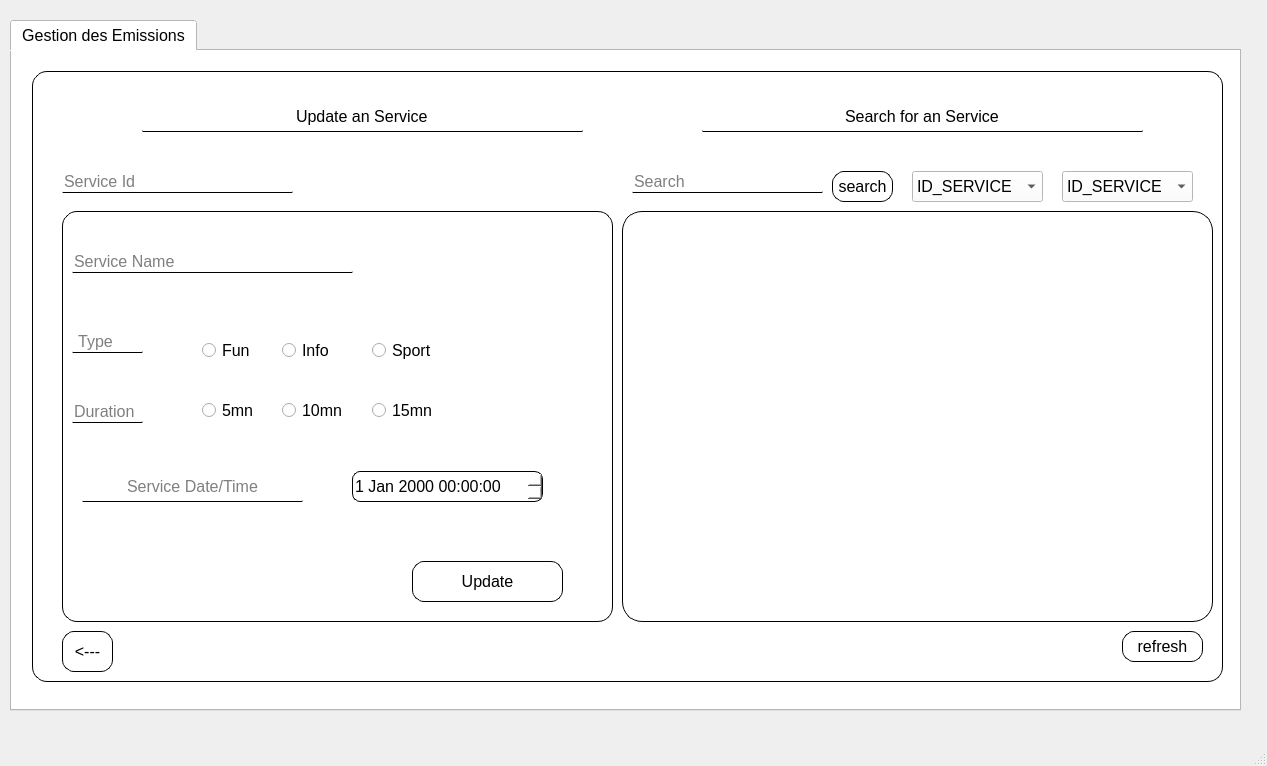
<?xml version="1.0" encoding="UTF-8"?>
<ui version="4.0">
 <class>MainWindow</class>
 <widget class="QMainWindow" name="MainWindow">
  <property name="geometry">
   <rect>
    <x>0</x>
    <y>0</y>
    <width>1267</width>
    <height>766</height>
   </rect>
  </property>
  <property name="windowTitle">
   <string>MainWindow</string>
  </property>
  <widget class="QWidget" name="centralwidget">
   <widget class="QTabWidget" name="tabWidget">
    <property name="geometry">
     <rect>
      <x>10</x>
      <y>20</y>
      <width>1231</width>
      <height>691</height>
     </rect>
    </property>
    <property name="maximumSize">
     <size>
      <width>1231</width>
      <height>691</height>
     </size>
    </property>
    <property name="styleSheet">
     <string notr="true">background-color:white;
font-size:16px;</string>
    </property>
    <property name="currentIndex">
     <number>0</number>
    </property>
    <widget class="QWidget" name="Emissions">
     <attribute name="title">
      <string>Gestion des Emissions</string>
     </attribute>
     <widget class="QStackedWidget" name="stackedWidget_crud">
      <property name="geometry">
       <rect>
        <x>10</x>
        <y>0</y>
        <width>1201</width>
        <height>651</height>
       </rect>
      </property>
      <property name="styleSheet">
       <string notr="true">background-color:white;</string>
      </property>
      <property name="currentIndex">
       <number>1</number>
      </property>
      <widget class="QWidget" name="page">
       <widget class="QRadioButton" name="add_emission_type_fun">
        <property name="geometry">
         <rect>
          <x>300</x>
          <y>240</y>
          <width>71</width>
          <height>18</height>
         </rect>
        </property>
        <property name="styleSheet">
         <string notr="true">background-color:white;
</string>
        </property>
        <property name="text">
         <string>Fun</string>
        </property>
       </widget>
       <widget class="QLineEdit" name="lineEdit">
        <property name="geometry">
         <rect>
          <x>370</x>
          <y>30</y>
          <width>441</width>
          <height>31</height>
         </rect>
        </property>
        <property name="styleSheet">
         <string notr="true">border-radius:1px;
background-color:white;
border-bottom:1px solid;
text-align:center;

</string>
        </property>
        <property name="text">
         <string>Add an Service</string>
        </property>
        <property name="alignment">
         <set>Qt::AlignCenter</set>
        </property>
        <property name="readOnly">
         <bool>true</bool>
        </property>
       </widget>
       <widget class="QLineEdit" name="add_emission_id">
        <property name="geometry">
         <rect>
          <x>201</x>
          <y>107</y>
          <width>281</width>
          <height>22</height>
         </rect>
        </property>
        <property name="styleSheet">
         <string notr="true">background-color:white;
border-radius:1px;
border-bottom:1px double;</string>
        </property>
        <property name="alignment">
         <set>Qt::AlignLeading|Qt::AlignLeft|Qt::AlignVCenter</set>
        </property>
        <property name="placeholderText">
         <string>Service Id</string>
        </property>
       </widget>
       <widget class="QRadioButton" name="add_emission_duration_5">
        <property name="geometry">
         <rect>
          <x>300</x>
          <y>290</y>
          <width>71</width>
          <height>18</height>
         </rect>
        </property>
        <property name="styleSheet">
         <string notr="true">background-color:white;
</string>
        </property>
        <property name="text">
         <string>5mn</string>
        </property>
       </widget>
       <widget class="QLineEdit" name="add_emission_name">
        <property name="geometry">
         <rect>
          <x>201</x>
          <y>161</y>
          <width>281</width>
          <height>22</height>
         </rect>
        </property>
        <property name="styleSheet">
         <string notr="true">background-color:white;
border-radius:1px;
border-bottom:1px double;</string>
        </property>
        <property name="alignment">
         <set>Qt::AlignLeading|Qt::AlignLeft|Qt::AlignVCenter</set>
        </property>
        <property name="placeholderText">
         <string>Service Name</string>
        </property>
       </widget>
       <widget class="QRadioButton" name="add_emission_duration_10">
        <property name="geometry">
         <rect>
          <x>380</x>
          <y>290</y>
          <width>71</width>
          <height>18</height>
         </rect>
        </property>
        <property name="styleSheet">
         <string notr="true">background-color:white;
</string>
        </property>
        <property name="text">
         <string>10mn</string>
        </property>
       </widget>
       <widget class="QLineEdit" name="duree">
        <property name="geometry">
         <rect>
          <x>201</x>
          <y>289</y>
          <width>71</width>
          <height>22</height>
         </rect>
        </property>
        <property name="styleSheet">
         <string notr="true">background-color:white;
border-radius:1px;
border-bottom:1px double;</string>
        </property>
        <property name="alignment">
         <set>Qt::AlignLeading|Qt::AlignLeft|Qt::AlignVCenter</set>
        </property>
        <property name="readOnly">
         <bool>true</bool>
        </property>
        <property name="placeholderText">
         <string>Duration</string>
        </property>
       </widget>
       <widget class="QRadioButton" name="add_emission_type_sport">
        <property name="geometry">
         <rect>
          <x>470</x>
          <y>240</y>
          <width>83</width>
          <height>18</height>
         </rect>
        </property>
        <property name="styleSheet">
         <string notr="true">background-color:white;
</string>
        </property>
        <property name="text">
         <string>Sport</string>
        </property>
       </widget>
       <widget class="QRadioButton" name="add_emission_type_info">
        <property name="geometry">
         <rect>
          <x>380</x>
          <y>240</y>
          <width>83</width>
          <height>18</height>
         </rect>
        </property>
        <property name="styleSheet">
         <string notr="true">background-color:white;
</string>
        </property>
        <property name="text">
         <string>Info</string>
        </property>
       </widget>
       <widget class="QRadioButton" name="add_emission_duration_15">
        <property name="geometry">
         <rect>
          <x>470</x>
          <y>290</y>
          <width>71</width>
          <height>18</height>
         </rect>
        </property>
        <property name="styleSheet">
         <string notr="true">background-color:white;
</string>
        </property>
        <property name="text">
         <string>15mn</string>
        </property>
       </widget>
       <widget class="QDateTimeEdit" name="dateTimeEdit">
        <property name="geometry">
         <rect>
          <x>460</x>
          <y>350</y>
          <width>191</width>
          <height>31</height>
         </rect>
        </property>
        <property name="styleSheet">
         <string notr="true">background-color:white;
border-radius:8px;
border:1px solid;</string>
        </property>
       </widget>
       <widget class="QLineEdit" name="type">
        <property name="geometry">
         <rect>
          <x>201</x>
          <y>235</y>
          <width>71</width>
          <height>22</height>
         </rect>
        </property>
        <property name="styleSheet">
         <string notr="true">background-color:white;
border-radius:1px;
border-bottom:1px double;</string>
        </property>
        <property name="alignment">
         <set>Qt::AlignLeading|Qt::AlignLeft|Qt::AlignVCenter</set>
        </property>
        <property name="readOnly">
         <bool>true</bool>
        </property>
        <property name="placeholderText">
         <string> Type</string>
        </property>
       </widget>
       <widget class="QLineEdit" name="date">
        <property name="geometry">
         <rect>
          <x>200</x>
          <y>350</y>
          <width>191</width>
          <height>22</height>
         </rect>
        </property>
        <property name="styleSheet">
         <string notr="true">background-color:white;
border-radius:1px;
border-bottom:1px double;</string>
        </property>
        <property name="alignment">
         <set>Qt::AlignLeading|Qt::AlignLeft|Qt::AlignVCenter</set>
        </property>
        <property name="readOnly">
         <bool>true</bool>
        </property>
        <property name="placeholderText">
         <string>Service Date/Time</string>
        </property>
       </widget>
       <widget class="QLabel" name="label_9">
        <property name="geometry">
         <rect>
          <x>160</x>
          <y>10</y>
          <width>891</width>
          <height>641</height>
         </rect>
        </property>
        <property name="styleSheet">
         <string notr="true">background-color:white;
border-radius:15px;
border:0.5px solid;</string>
        </property>
        <property name="text">
         <string/>
        </property>
       </widget>
       <widget class="QPushButton" name="delete_emission">
        <property name="geometry">
         <rect>
          <x>870</x>
          <y>590</y>
          <width>151</width>
          <height>41</height>
         </rect>
        </property>
        <property name="styleSheet">
         <string notr="true">
QPushButton{background-color:white;
border-radius:12px;
border-color:black;
border:1px solid;
}
QPushButton:hover
{
background-color:lightgray;
}</string>
        </property>
        <property name="text">
         <string>Delete</string>
        </property>
       </widget>
       <widget class="QLineEdit" name="lineEdit_8">
        <property name="geometry">
         <rect>
          <x>200</x>
          <y>510</y>
          <width>281</width>
          <height>22</height>
         </rect>
        </property>
        <property name="styleSheet">
         <string notr="true">background-color:white;
border-radius:1px;
border-bottom:1px double;</string>
        </property>
        <property name="alignment">
         <set>Qt::AlignLeading|Qt::AlignLeft|Qt::AlignVCenter</set>
        </property>
        <property name="placeholderText">
         <string>Service Id</string>
        </property>
       </widget>
       <widget class="QLineEdit" name="lineEdit_7">
        <property name="geometry">
         <rect>
          <x>370</x>
          <y>440</y>
          <width>441</width>
          <height>31</height>
         </rect>
        </property>
        <property name="styleSheet">
         <string notr="true">border-radius:1px;
background-color:white;
border-bottom:1px solid;
text-align:center;

</string>
        </property>
        <property name="text">
         <string>Delete an Service</string>
        </property>
        <property name="alignment">
         <set>Qt::AlignCenter</set>
        </property>
        <property name="readOnly">
         <bool>true</bool>
        </property>
       </widget>
       <widget class="QPushButton" name="next_crud">
        <property name="geometry">
         <rect>
          <x>1130</x>
          <y>600</y>
          <width>51</width>
          <height>41</height>
         </rect>
        </property>
        <property name="styleSheet">
         <string notr="true">
QPushButton{background-color:white;
border-radius:12px;
border-color:black;
border:1px solid;
}
QPushButton:hover
{
background-color:lightgray;
}</string>
        </property>
        <property name="text">
         <string>---&gt;</string>
        </property>
       </widget>
       <widget class="QPushButton" name="pushButton_add">
        <property name="geometry">
         <rect>
          <x>870</x>
          <y>340</y>
          <width>151</width>
          <height>41</height>
         </rect>
        </property>
        <property name="styleSheet">
         <string notr="true">
QPushButton{background-color:white;
border-radius:12px;
border-color:black;
border:1px solid;
}
QPushButton:hover
{
background-color:lightgray;
}</string>
        </property>
        <property name="text">
         <string>Add</string>
        </property>
       </widget>
       <zorder>label_9</zorder>
       <zorder>add_emission_type_fun</zorder>
       <zorder>lineEdit</zorder>
       <zorder>add_emission_id</zorder>
       <zorder>add_emission_duration_5</zorder>
       <zorder>add_emission_name</zorder>
       <zorder>add_emission_duration_10</zorder>
       <zorder>duree</zorder>
       <zorder>add_emission_type_sport</zorder>
       <zorder>add_emission_type_info</zorder>
       <zorder>add_emission_duration_15</zorder>
       <zorder>dateTimeEdit</zorder>
       <zorder>type</zorder>
       <zorder>date</zorder>
       <zorder>delete_emission</zorder>
       <zorder>lineEdit_8</zorder>
       <zorder>lineEdit_7</zorder>
       <zorder>next_crud</zorder>
       <zorder>pushButton_add</zorder>
      </widget>
      <widget class="QWidget" name="page_2">
       <widget class="QLineEdit" name="lineEdit_9">
        <property name="geometry">
         <rect>
          <x>120</x>
          <y>50</y>
          <width>441</width>
          <height>31</height>
         </rect>
        </property>
        <property name="styleSheet">
         <string notr="true">border-radius:1px;
background-color:white;
border-bottom:1px solid;
text-align:center;

</string>
        </property>
        <property name="text">
         <string>Update an Service</string>
        </property>
        <property name="alignment">
         <set>Qt::AlignCenter</set>
        </property>
        <property name="readOnly">
         <bool>true</bool>
        </property>
       </widget>
       <widget class="QRadioButton" name="update_duration_10">
        <property name="geometry">
         <rect>
          <x>260</x>
          <y>350</y>
          <width>71</width>
          <height>18</height>
         </rect>
        </property>
        <property name="styleSheet">
         <string notr="true">background-color:white;
</string>
        </property>
        <property name="text">
         <string>10mn</string>
        </property>
       </widget>
       <widget class="QRadioButton" name="update_fun">
        <property name="geometry">
         <rect>
          <x>180</x>
          <y>290</y>
          <width>71</width>
          <height>18</height>
         </rect>
        </property>
        <property name="styleSheet">
         <string notr="true">background-color:white;
</string>
        </property>
        <property name="text">
         <string>Fun</string>
        </property>
       </widget>
       <widget class="QRadioButton" name="update_sport">
        <property name="geometry">
         <rect>
          <x>350</x>
          <y>290</y>
          <width>83</width>
          <height>18</height>
         </rect>
        </property>
        <property name="styleSheet">
         <string notr="true">background-color:white;
</string>
        </property>
        <property name="text">
         <string>Sport</string>
        </property>
       </widget>
       <widget class="QDateTimeEdit" name="dateTimeEdit_2">
        <property name="geometry">
         <rect>
          <x>330</x>
          <y>420</y>
          <width>191</width>
          <height>31</height>
         </rect>
        </property>
        <property name="styleSheet">
         <string notr="true">background-color:white;
border-radius:8px;
border:1px solid;</string>
        </property>
       </widget>
       <widget class="QLabel" name="label_11">
        <property name="geometry">
         <rect>
          <x>10</x>
          <y>20</y>
          <width>1191</width>
          <height>611</height>
         </rect>
        </property>
        <property name="styleSheet">
         <string notr="true">background-color:white;
border-radius:15px;
border:0.5px solid;</string>
        </property>
        <property name="text">
         <string/>
        </property>
       </widget>
       <widget class="QLineEdit" name="lineEdit_15">
        <property name="geometry">
         <rect>
          <x>680</x>
          <y>50</y>
          <width>441</width>
          <height>31</height>
         </rect>
        </property>
        <property name="styleSheet">
         <string notr="true">border-radius:1px;
background-color:white;
border-bottom:1px solid;
text-align:center;

</string>
        </property>
        <property name="text">
         <string>Search for an Service</string>
        </property>
        <property name="alignment">
         <set>Qt::AlignCenter</set>
        </property>
        <property name="readOnly">
         <bool>true</bool>
        </property>
        <property name="placeholderText">
         <string/>
        </property>
       </widget>
       <widget class="QLineEdit" name="update_id">
        <property name="geometry">
         <rect>
          <x>40</x>
          <y>120</y>
          <width>231</width>
          <height>22</height>
         </rect>
        </property>
        <property name="styleSheet">
         <string notr="true">background-color:white;
border-radius:1px;
border-bottom:1px double;</string>
        </property>
        <property name="alignment">
         <set>Qt::AlignLeading|Qt::AlignLeft|Qt::AlignVCenter</set>
        </property>
        <property name="placeholderText">
         <string>Service Id</string>
        </property>
       </widget>
       <widget class="QRadioButton" name="update_info">
        <property name="geometry">
         <rect>
          <x>260</x>
          <y>290</y>
          <width>83</width>
          <height>18</height>
         </rect>
        </property>
        <property name="styleSheet">
         <string notr="true">background-color:white;
</string>
        </property>
        <property name="text">
         <string>Info</string>
        </property>
       </widget>
       <widget class="QLabel" name="label_12">
        <property name="geometry">
         <rect>
          <x>40</x>
          <y>160</y>
          <width>551</width>
          <height>411</height>
         </rect>
        </property>
        <property name="styleSheet">
         <string notr="true">background-color:white;
border-radius:15px;
border:0.5px solid;</string>
        </property>
        <property name="text">
         <string/>
        </property>
       </widget>
       <widget class="QLineEdit" name="lineEdit_14">
        <property name="geometry">
         <rect>
          <x>60</x>
          <y>420</y>
          <width>221</width>
          <height>31</height>
         </rect>
        </property>
        <property name="styleSheet">
         <string notr="true">background-color:white;
border-radius:1px;
border-bottom:1px double;</string>
        </property>
        <property name="alignment">
         <set>Qt::AlignCenter</set>
        </property>
        <property name="readOnly">
         <bool>true</bool>
        </property>
        <property name="placeholderText">
         <string>Service Date/Time</string>
        </property>
       </widget>
       <widget class="QRadioButton" name="update_duration_15">
        <property name="geometry">
         <rect>
          <x>350</x>
          <y>350</y>
          <width>71</width>
          <height>18</height>
         </rect>
        </property>
        <property name="styleSheet">
         <string notr="true">background-color:white;
</string>
        </property>
        <property name="text">
         <string>15mn</string>
        </property>
       </widget>
       <widget class="QLineEdit" name="update_emission_name">
        <property name="geometry">
         <rect>
          <x>50</x>
          <y>200</y>
          <width>281</width>
          <height>22</height>
         </rect>
        </property>
        <property name="styleSheet">
         <string notr="true">background-color:white;
border-radius:1px;
border-bottom:1px double;</string>
        </property>
        <property name="text">
         <string/>
        </property>
        <property name="alignment">
         <set>Qt::AlignLeading|Qt::AlignLeft|Qt::AlignVCenter</set>
        </property>
        <property name="placeholderText">
         <string>Service Name</string>
        </property>
       </widget>
       <widget class="QRadioButton" name="update_duration_5">
        <property name="geometry">
         <rect>
          <x>180</x>
          <y>350</y>
          <width>71</width>
          <height>18</height>
         </rect>
        </property>
        <property name="styleSheet">
         <string notr="true">background-color:white;
</string>
        </property>
        <property name="text">
         <string>5mn</string>
        </property>
       </widget>
       <widget class="QLineEdit" name="lineEdit_13">
        <property name="geometry">
         <rect>
          <x>50</x>
          <y>350</y>
          <width>71</width>
          <height>22</height>
         </rect>
        </property>
        <property name="styleSheet">
         <string notr="true">background-color:white;
border-radius:1px;
border-bottom:1px double;</string>
        </property>
        <property name="alignment">
         <set>Qt::AlignLeading|Qt::AlignLeft|Qt::AlignVCenter</set>
        </property>
        <property name="readOnly">
         <bool>true</bool>
        </property>
        <property name="placeholderText">
         <string>Duration</string>
        </property>
       </widget>
       <widget class="QLineEdit" name="lineEdit_17">
        <property name="geometry">
         <rect>
          <x>50</x>
          <y>280</y>
          <width>71</width>
          <height>22</height>
         </rect>
        </property>
        <property name="styleSheet">
         <string notr="true">background-color:white;
border-radius:1px;
border-bottom:1px double;</string>
        </property>
        <property name="alignment">
         <set>Qt::AlignLeading|Qt::AlignLeft|Qt::AlignVCenter</set>
        </property>
        <property name="readOnly">
         <bool>true</bool>
        </property>
        <property name="placeholderText">
         <string> Type</string>
        </property>
       </widget>
       <widget class="QPushButton" name="pushButton_update">
        <property name="geometry">
         <rect>
          <x>390</x>
          <y>510</y>
          <width>151</width>
          <height>41</height>
         </rect>
        </property>
        <property name="styleSheet">
         <string notr="true">
QPushButton{background-color:white;
border-radius:12px;
border-color:black;
border:1px solid;
}
QPushButton:hover
{
background-color:lightgray;
}</string>
        </property>
        <property name="text">
         <string>Update</string>
        </property>
       </widget>
       <widget class="QPushButton" name="next_crud_2">
        <property name="geometry">
         <rect>
          <x>40</x>
          <y>580</y>
          <width>51</width>
          <height>41</height>
         </rect>
        </property>
        <property name="styleSheet">
         <string notr="true">
QPushButton{background-color:white;
border-radius:12px;
border-color:black;
border:1px solid;
}
QPushButton:hover
{
background-color:lightgray;
}</string>
        </property>
        <property name="text">
         <string>&lt;---</string>
        </property>
       </widget>
       <widget class="QTableView" name="tableView_emission">
        <property name="geometry">
         <rect>
          <x>600</x>
          <y>160</y>
          <width>591</width>
          <height>411</height>
         </rect>
        </property>
        <property name="styleSheet">
         <string notr="true">background-color:white;
border-radius:20px;
border:1px solid;
</string>
        </property>
       </widget>
       <widget class="QPushButton" name="refresh">
        <property name="geometry">
         <rect>
          <x>1100</x>
          <y>580</y>
          <width>81</width>
          <height>31</height>
         </rect>
        </property>
        <property name="styleSheet">
         <string notr="true">QPushButton{background-color:white;
border-radius:12px;
border-color:black;
border:1px solid;
}
QPushButton:hover
{
background-color:lightgray;
}</string>
        </property>
        <property name="text">
         <string>refresh</string>
        </property>
       </widget>
       <widget class="QLineEdit" name="lineEdit_search">
        <property name="geometry">
         <rect>
          <x>610</x>
          <y>120</y>
          <width>191</width>
          <height>22</height>
         </rect>
        </property>
        <property name="styleSheet">
         <string notr="true">background-color:white;
border-radius:1px;
border-bottom:1px double;</string>
        </property>
        <property name="alignment">
         <set>Qt::AlignLeading|Qt::AlignLeft|Qt::AlignVCenter</set>
        </property>
        <property name="placeholderText">
         <string>Search</string>
        </property>
       </widget>
       <widget class="QPushButton" name="pushButton_search">
        <property name="geometry">
         <rect>
          <x>810</x>
          <y>120</y>
          <width>61</width>
          <height>31</height>
         </rect>
        </property>
        <property name="styleSheet">
         <string notr="true">QPushButton{background-color:white;
border-radius:12px;
border-color:black;
border:1px solid;
}
QPushButton:hover
{
background-color:lightgray;
}</string>
        </property>
        <property name="text">
         <string>search</string>
        </property>
       </widget>
       <widget class="QComboBox" name="comboBox_emission">
        <property name="geometry">
         <rect>
          <x>890</x>
          <y>120</y>
          <width>131</width>
          <height>31</height>
         </rect>
        </property>
        <property name="styleSheet">
         <string notr="true">QPushButton{background-color:white;
border-radius:12px;
border-color:black;
border:1px solid;
}
QPushButton:hover
{
background-color:lightgray;
}</string>
        </property>
        <item>
         <property name="text">
          <string>ID_SERVICE</string>
         </property>
        </item>
        <item>
         <property name="text">
          <string>NOM_SERVICE</string>
         </property>
        </item>
        <item>
         <property name="text">
          <string>TYPE_SERVICE</string>
         </property>
        </item>
        <item>
         <property name="text">
          <string>DUREE_SERVICE</string>
         </property>
        </item>
        <item>
         <property name="text">
          <string>DATE_SERVICE</string>
         </property>
        </item>
       </widget>
       <widget class="QComboBox" name="comboBox_emission_2">
        <property name="geometry">
         <rect>
          <x>1040</x>
          <y>120</y>
          <width>131</width>
          <height>31</height>
         </rect>
        </property>
        <property name="styleSheet">
         <string notr="true">QPushButton{background-color:white;
border-radius:12px;
border-color:black;
border:1px solid;
}
QPushButton:hover
{
background-color:lightgray;
}</string>
        </property>
        <item>
         <property name="text">
          <string>ID_SERVICE</string>
         </property>
        </item>
        <item>
         <property name="text">
          <string>NOM_SERVICE</string>
         </property>
        </item>
        <item>
         <property name="text">
          <string>TYPE_SERVICE</string>
         </property>
        </item>
       </widget>
       <zorder>label_11</zorder>
       <zorder>label_12</zorder>
       <zorder>lineEdit_9</zorder>
       <zorder>update_duration_10</zorder>
       <zorder>update_fun</zorder>
       <zorder>update_sport</zorder>
       <zorder>dateTimeEdit_2</zorder>
       <zorder>lineEdit_15</zorder>
       <zorder>update_id</zorder>
       <zorder>update_info</zorder>
       <zorder>lineEdit_14</zorder>
       <zorder>update_duration_15</zorder>
       <zorder>update_emission_name</zorder>
       <zorder>update_duration_5</zorder>
       <zorder>lineEdit_13</zorder>
       <zorder>lineEdit_17</zorder>
       <zorder>pushButton_update</zorder>
       <zorder>next_crud_2</zorder>
       <zorder>tableView_emission</zorder>
       <zorder>refresh</zorder>
       <zorder>lineEdit_search</zorder>
       <zorder>pushButton_search</zorder>
       <zorder>comboBox_emission</zorder>
       <zorder>comboBox_emission_2</zorder>
      </widget>
     </widget>
    </widget>
   </widget>
  </widget>
  <widget class="QMenuBar" name="menubar">
   <property name="geometry">
    <rect>
     <x>0</x>
     <y>0</y>
     <width>1267</width>
     <height>22</height>
    </rect>
   </property>
  </widget>
  <widget class="QStatusBar" name="statusbar"/>
 </widget>
 <resources/>
 <connections/>
</ui>
